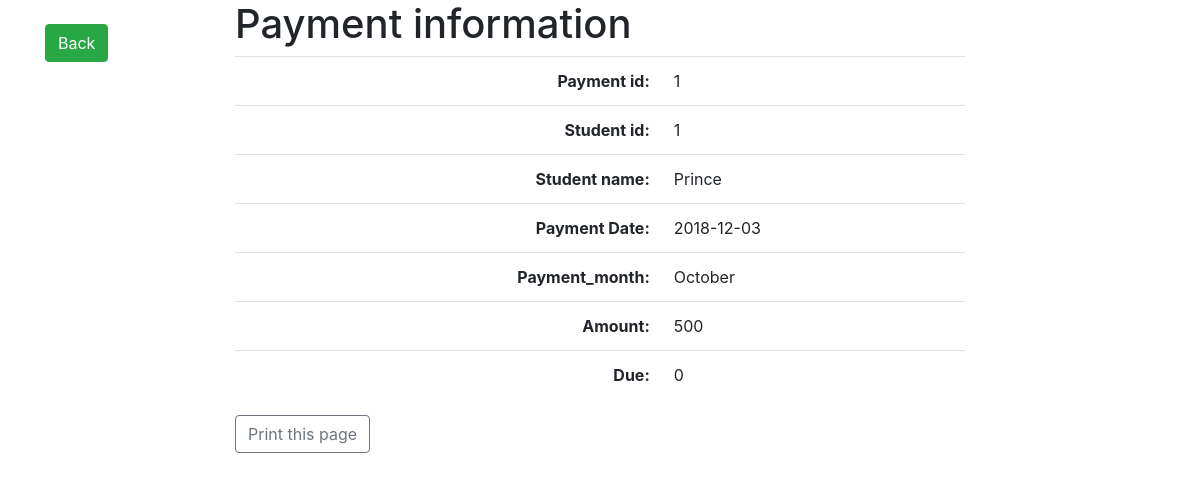
/payment_information_indiView.php?Payment_id=1, run on the app's committed database.
### tables this page shows
CREATE TABLE `payment_information` (
  `Payment_id` int(20) NOT NULL,
  `Stu_id` int(15) NOT NULL,
  `Student_name` varchar(30) NOT NULL,
  `Payment_Date` date NOT NULL,
  `Payment_month` text NOT NULL,
  `Amount` int(30) NOT NULL,
  `Due` int(30) NOT NULL
);

### payment_information_indiView.php (the view, shortened to what this page needs)
<?php
$Payment_id=$_GET['Payment_id'];
$con = mysqli_connect('localhost','root','','fdg_database');
$sql="SELECT * FROM payment_information WHERE Payment_id=$Payment_id";
$query=mysqli_query($con, $sql);
$payment_information=mysqli_fetch_assoc($query);
?>
<!doctype html>
<html lang="en">
<head>
    <link rel="stylesheet" href="https://stackpath.bootstrapcdn.com/bootstrap/4.1.3/css/bootstrap.min.css">
</head>
<body>
    <div class="container">
        <div class="row clearfix">
            <div class="col-md-2">
                <br>
                <a href="payment_information_view.php" class="btn btn-success">Back</a>
            </div>
            <div class="col-md-8">
                <h1>Payment information</h1>
                <table class="table">
                    <tr>
                        <th class="text-right">Payment id:</th>
                        <td>
                            <?php echo $payment_information['Payment_id'];?>
                        </td>
                    </tr>
                    <tr>
                        <th class="text-right">Student id:</th>
                        <td>
                            <?php echo $payment_information['Stu_id'];?>
                        </td>
                    </tr>
                    <tr>
                        <th class="text-right">Student name:</th>
                        <td>
                            <?php echo $payment_information['Student_name'];?>
                        </td>
                    </tr>
                    <tr>
                        <th class="text-right">Payment Date:</th>
                        <td>
                            <?php echo $payment_information['Payment_Date'];?>
                        </td>
                    </tr>
                    <tr>
                        <th class="text-right">Payment_month:</th>
                        <td>
                            <?php echo $payment_information['Payment_month'];?>
                        </td>
                    </tr>
                    <tr>
                        <th class="text-right">Amount:</th>
                        <td>
                            <?php echo $payment_information['Amount'];?>
                        </td>
                    </tr>
                    <tr>
                        <th class="text-right">Due:</th>
                        <td>
                            <?php echo $payment_information['Due'];?>
                        </td>
                    </tr>
                </table>
                <button class="btn btn-outline-secondary" onclick="myFunction()">Print this page</button>
            </div>
        </div>
    </div>
</body>
</html>

### data on the page
payment_information: Payment_id "1", Stu "1", Student_name "Prince", Payment_Date "2018-12-03", Payment_month "October", Amount "500", Due "0"
